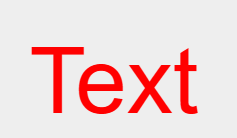
#> input picture data/img_6.png, 237 x 138 px
$ python text_segmentation.py
#> lines starting #> are read from the running program, lines starting #| are printed output that depends on the picture; after the words box and inside, x2 and y2 are one past the last pixel; in counts of white or black regions, pixels touching at a corner belong together
#> in create_full_text_mask, image is the input picture: shape (138, 237, 3); mean B, G, R 212.7, 212.7, 239.8
import cv2
import numpy as np


def segmentate_text(image):
    # Перетворення в градації сірого та використання адаптивного порога
    gray = cv2.cvtColor(image, cv2.COLOR_BGR2GRAY)
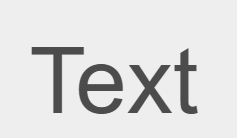
#> gray: shape (138, 237); min 76, max 238, mean 220.8
    blur = cv2.GaussianBlur(gray, (5, 5), 0)  # Застосування розмиття для зменшення шуму
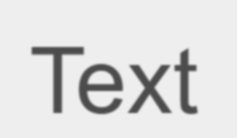
#> blur: shape (138, 237); min 76, max 238, mean 220.8
    adaptive_thresh = cv2.adaptiveThreshold(blur, 255, cv2.ADAPTIVE_THRESH_GAUSSIAN_C,
                                            cv2.THRESH_BINARY_INV, 3, 2)
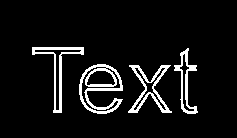
#> adaptive_thresh: shape (138, 237); 7.4% white in thin lines or dots, all inside (x1, y1, x2, y2) = (32, 47, 198, 114)
    cv2.imshow('adaptive_thresh', adaptive_thresh)

    # # Морфологічні операції для з'єднання компонентів тексту
    kernel = cv2.getStructuringElement(cv2.MORPH_RECT, (2, 2))
    connected_text = cv2.morphologyEx(adaptive_thresh, cv2.MORPH_CLOSE, kernel)
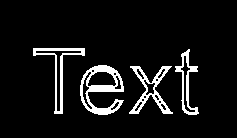
#> connected_text: shape (138, 237); 7.7% white; 4 white regions

    cv2.imshow('connected_text', connected_text)

    # Виявлення контурів
    contours, _ = cv2.findContours(connected_text, cv2.RETR_EXTERNAL, cv2.CHAIN_APPROX_SIMPLE)
#> contours = 4 contours; box (x1, y1, x2, y2) and area: (80, 65, 124, 115) 1252, (33, 48, 85, 114) 728, (129, 66, 173, 114) 700, (175, 49, 199, 115) 508
    text_mask = np.zeros_like(adaptive_thresh)  # Створення порожньої маски для тексту

    # Заповнення маски білим кольором в місцях, де виявлено текст
    cv2.drawContours(text_mask, contours, -1, (255), thickness=cv2.FILLED)
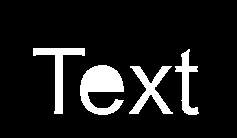
#> text_mask: shape (138, 237); 11% white; 4 white regions, box (x1, y1, x2, y2) and area: (80, 65, 124, 115) 1358, (33, 48, 85, 114) 845, (129, 66, 173, 114) 804, (175, 49, 199, 115) 599
    # mask = text_mask - connected_text
    return text_mask


def get_mean_color(image):
    mask = segmentate_text(image)
    mean = cv2.mean(image, mask)
#> mean = (42.49, 42.49, 252, 0)
    return int(mean[0]), int(mean[1]), int(mean[2])


if __name__ == "__main__":
    def create_full_text_mask(image_path):
        # Завантаження зображення
        image = cv2.imread(image_path)
        if image is None:
            print("Error: Image not found.")
            return

        # [5 lines of commented-out code are left out]
        print(get_mean_color(image))
#| (42, 42, 251)
        text_img = segmentate_text(image)
        cv2.imshow('New Text Mask', text_img)
        cv2.imshow('New Text', cv2.bitwise_and(image, image, mask=text_img))
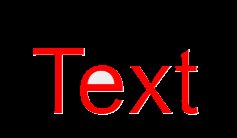
#> window 'New Text': shape (138, 237, 3); mean B, G, R 4.7, 4.7, 27.8
        cv2.waitKey(0)
        cv2.destroyAllWindows()


    # Виклик функції з шляхом до вашого зображення
    create_full_text_mask('../data/img_6.png')

$ run again, with data/img_1.png copied over data/img_6.png
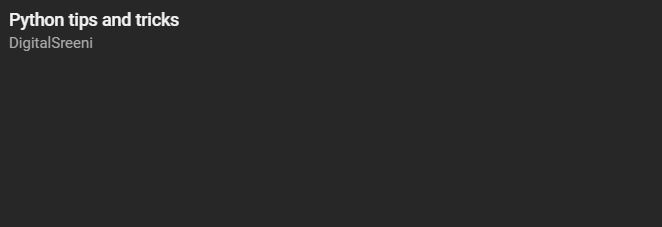
#> input picture data/img_1.png, 662 x 227 px
#> in create_full_text_mask, image is the input picture: shape (227, 662, 3); min 39, max 241, mean 40.7
#> in segmentate_text, `adaptive_thresh = cv2.adaptiveThreshold(blur, 255, cv2.ADAPTIVE_THRESH..`:
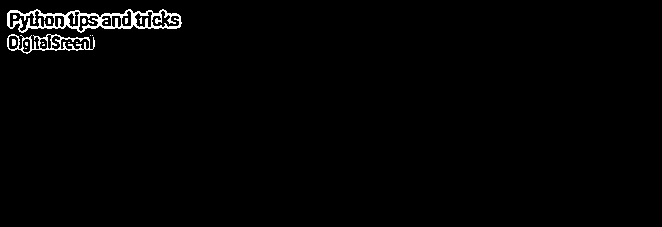
#> adaptive_thresh: shape (227, 662); 1.5% white in thin lines or dots, all inside (x1, y1, x2, y2) = (7, 9, 182, 54)
#> connected_text: shape (227, 662); 1.5% white in thin lines or dots, all inside (x1, y1, x2, y2) = (8, 10, 183, 55)
#> contours = 3 contours, 1 with area under 20; largest, box (x1, y1, x2, y2) and area: (8, 10, 183, 34) 2647, (8, 35, 96, 55) 1037
#> text_mask: shape (227, 662); 2.7% white; 3 white regions (1 under 20 px), largest, box (x1, y1, x2, y2) and area: (8, 10, 183, 34) 2843, (8, 35, 96, 55) 1159
#> mean = (101.2, 101.2, 101.2, 0)
#| (101, 101, 101)
#> in create_full_text_mask, `cv2.imshow('New Text', cv2.bitwise_and(image, image, mask=text_img))`:
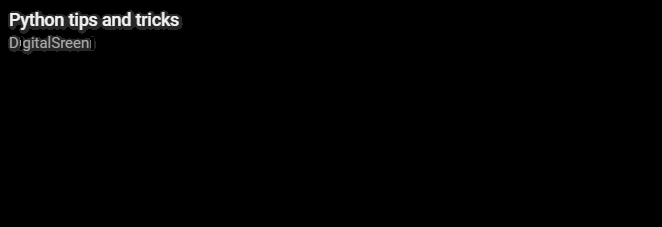
#> window 'New Text': shape (227, 662, 3); min 0, max 241, mean 2.7
